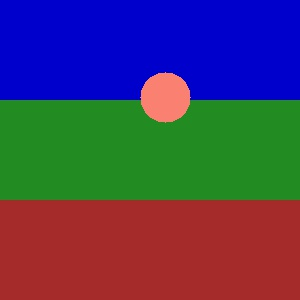
#> input picture CV/PS5/ps05/input_images/circle/0000.jpg, 300 x 300 px
$ python experiment.py   (older library calls are emulated)
#> lines starting #> are read from the running program, lines starting #| are printed output that depends on the picture; after the words box and inside, x2 and y2 are one past the last pixel; in counts of white or black regions, pixels touching at a corner belong together
### CV/PS5/ps05/ps5.py
"""
CS6476 Problem Set 5 imports. Only Numpy and cv2 are allowed.
"""
import numpy as np
import cv2


# Assignment code
from numpy.random.mtrand import randn


# [6 lines of commented-out code are left out]


class KalmanFilter(object):
    """A Kalman filter tracker"""

    # [37 lines left out: functions __init__, predict, correct, process, not called in this run]


class ParticleFilter(object):
    """A particle filter tracker.

    Encapsulating state, initialization and update methods. Refer to
    the method run_particle_filter( ) in experiment.py to understand
    how this class and methods work.
    """

    def __init__(self, frame, template, **kwargs):
        """Initializes the particle filter object.

        The main components of your particle filter should at least be:
        - self.particles (numpy.array): Here you will store your particles.
                                        This should be a N x 2 array where
                                        N = self.num_particles. This component
                                        is used by the autograder so make sure
                                        you define it appropriately.
                                        Make sure you use (x, y)
        - self.weights (numpy.array): Array of N weights, one for each
                                      particle.
                                      Hint: initialize them with a uniform
                                      normalized distribution (equal weight for
                                      each one). Required by the autograder.
        - self.template (numpy.array): Cropped section of the first video
                                       frame that will be used as the template
                                       to track.
        - self.frame (numpy.array): Current image frame.

        Args:
            frame (numpy.array): color BGR uint8 image of initial video frame,
                                 values in [0, 255].
            template (numpy.array): color BGR uint8 image of patch to track,
                                    values in [0, 255].
            kwargs: keyword arguments needed by particle filter model:
                    - num_particles (int): number of particles.
                    - sigma_exp (float): sigma value used in the similarity
                                         measure.
                    - sigma_dyn (float): sigma value that can be used when
                                         adding gaussian noise to u and v.
                    - template_rect (dict): Template coordinates with x, y,
                                            width, and height values.
        """
        self.num_particles = kwargs.get('num_particles')  # required by the autograder
        self.sigma_exp = kwargs.get('sigma_exp')  # required by the autograder
        self.sigma_dyn = kwargs.get('sigma_dyn')  # required by the autograder
        self.template_rect = kwargs.get('template_coords')  # required by the autograder
        # If you want to add more parameters, make sure you set a default value so that
        # your test doesn't fail the autograder because of an unknown or None value.
        #
        # The way to do it is:
        # self.some_parameter_name = kwargs.get('parameter_name', default_value)
        t_x = self.template_rect.get("x")
        t_y = self.template_rect.get("y")
        self.template = template
        self.t_h, self.t_w, _ = template.shape
        self.half_w = self.t_w//2
        self.half_h = self.t_h // 2
        t_center = (self.half_w + t_x, self.half_h + t_y)
        self.frame = frame
        self.particles = self.create_gaussian_particles(mean=t_center, std=(self.t_w, self.t_h), N=self.num_particles) # Initialize your particles array. Read the docstring.
        self.weights = np.full(self.num_particles, 1/self.num_particles)  # Initialize your weights array. Read the docstring.
        # Initialize any other components you may need when designing your filter.
        get_luma_image(self.template)

    def create_gaussian_particles(self, mean, std, N):
        particles = np.empty((N, 2))
        particles[:, 0] = mean[0] + (randn(N) * std[0])
        particles[:, 1] = mean[1] + (randn(N) * std[1])
        return particles.astype(np.int)

    # [19 lines left out: functions get_particles, get_weights, not called in this run]

    def get_error_metric(self, template, frame_cutout):
        """Returns the error metric used based on the similarity measure.

        Returns:
            float: similarity value.
        """
        # ref https://stackoverflow.com/questions/16774849/mean-squared-error-in-numpy
        # mse = ((template.astype(np.float64) - frame_cutout.astype(np.float64))**2).mean() # for Grayscale
        mse = ((template.astype(np.int).sum(axis=2) - frame_cutout.astype(np.int).sum(axis=2))**2).mean() # for luma
        similarity = np.exp(-1 * (mse / (2 * (self.sigma_exp ** 2))))
        return similarity

    def resample_particles(self):
        """Returns a new set of particles

        This method does not alter self.particles.

        Use self.num_particles and self.weights to return an array of
        resampled particles based on their weights.

        See np.random.choice or np.random.multinomial.

        Returns:
            numpy.array: particles data structure.
        """
        particles = self.particles
        sampled_particles = particles[np.random.choice(particles.shape[0], particles.shape[0], replace=True,
                                                       p=self.weights), :]
        return sampled_particles

    def add_noise(self, particles):
        particles = particles + np.random.randint((self.sigma_dyn)*-1, self.sigma_dyn, particles.shape)

        return particles

    def process(self, frame):
        """Processes a video frame (image) and updates the filter's state.

        Implement the particle filter in this method returning None
        (do not include a return call). This function should update the
        particles and weights data structures.

        Make sure your particle filter is able to cover the entire area of the
        image. This means you should address particles that are close to the
        image borders.

        Args:
            frame (numpy.array): color BGR uint8 image of current video frame,
                                 values in [0, 255].

        Returns:
            None.
        """
        luma_frame = get_luma_image(frame.copy())
        # template = cv2.cvtColor(self.template.copy(), cv2.COLOR_BGR2GRAY)
        # luma_frame = cv2.cvtColor(frame.copy(), cv2.COLOR_BGR2GRAY)
        sampled_particles = self.resample_particles()
        self.particles = self.add_noise(sampled_particles)
        x_particles = self.particles[:, 0]
        y_particles = self.particles[:, 1]
        total_weight = 0
        weights = self.weights
        for i in range(self.num_particles):
            x_start = int(x_particles[i] - self.half_w)
            x_end = int(x_particles[i] + self.half_w)
            y_start = int(y_particles[i] - self.half_h)
            y_end = int(y_particles[i] + self.half_h)
            frame_cutout = luma_frame[y_start:y_end, x_start:x_end]
            if frame_cutout.shape == self.template.shape:
                weights[i] = self.get_error_metric(self.template, frame_cutout)
            else:
                weights[i] = 0
            total_weight += weights[i]
        self.weights = weights / total_weight

    def render(self, frame_in):
        """Visualizes current particle filter state.

        This method may not be called for all frames, so don't do any model
        updates here!

        These steps will calculate the weighted mean. The resulting values
        should represent the tracking window center point.

        In order to visualize the tracker's behavior you will need to overlay
        each successive frame with the following elements:

        - Every particle's (x, y) location in the distribution should be
          plotted by drawing a colored dot point on the image. Remember that
          this should be the center of the window, not the corner.
        - Draw the rectangle of the tracking window associated with the
          Bayesian estimate for the current location which is simply the
          weighted mean of the (x, y) of the particles.
        - Finally we need to get some sense of the standard deviation or
          spread of the distribution. First, find the distance of every
          particle to the weighted mean. Next, take the weighted sum of these
          distances and plot a circle centered at the weighted mean with this
          radius.

        This function should work for all particle filters in this problem set.

        Args:
            frame_in (numpy.array): copy of frame to render the state of the
                                    particle filter.
        """
        x_weighted_mean = 0
        y_weighted_mean = 0

        for i in range(self.num_particles):
            x_weighted_mean += self.particles[i, 0] * self.weights[i]
            y_weighted_mean += self.particles[i, 1] * self.weights[i]
            mark_location(frame_in, (self.particles[i, 0], self.particles[i, 1]))

        left_x = int(x_weighted_mean - self.half_w)
        top_y = int(y_weighted_mean - self.half_h)
        bottom_y = int(y_weighted_mean + self.half_h)
        right_x = int(x_weighted_mean + self.half_w)
        markers = [(left_x, top_y), (left_x, bottom_y), (right_x, top_y), (right_x, bottom_y)]
        draw_box(frame_in, markers)
        x_weighted_mean_distance = 0
        y_weighted_mean_distance = 0
        for i in range(self.num_particles):
            x_weighted_mean_distance += abs(x_weighted_mean - self.particles[i, 0])
            y_weighted_mean_distance += abs(y_weighted_mean - self.particles[i, 1])

        draw_circle(frame_in, (int(x_weighted_mean), int(y_weighted_mean)),
                    int(np.sqrt((int((x_weighted_mean_distance/self.num_particles)**2) +
                                 int((y_weighted_mean_distance/self.num_particles)**2)))))


def draw_circle(image, center, radius, thickness=1):
    color = (200, 200, 200)
    cv2.circle(image, center, radius, color, thickness)


    # from ps3
def draw_box(image, markers, thickness=1):
    color = (255, 255, 255)

    top_left = markers[0]
    bottom_left = markers[1]
    top_right = markers[2]
    bottom_right = markers[3]
    image = cv2.line(image, top_left, bottom_left, color, thickness)
    image = cv2.line(image, bottom_left, bottom_right, color, thickness)
    image = cv2.line(image, bottom_right, top_right, color, thickness)
    image = cv2.line(image, top_right, top_left, color, thickness)
    return image


def get_luma_image(image):
    t_blue = image[:, :, 0] * 0.12
    t_green = image[:, :, 1] * 0.58
    t_red = image[:, :, 2] * 0.3
    image[:, :, 0] = t_blue
    image[:, :, 1] = t_green
    image[:, :, 2] = t_red
    return image


# from ps3
def mark_location(image, pt):
    color = (0, 50, 255)
    cv2.circle(image, pt, 3, color, -1)


class AppearanceModelPF(ParticleFilter):
    """A variation of particle filter tracker."""

    # [33 lines left out: functions __init__, process, not called in this run]


class MDParticleFilter(AppearanceModelPF):
    """A variation of particle filter tracker that incorporates more dynamics."""

    # [30 lines left out: functions __init__, process, not called in this run]

### CV/PS5/ps05/experiment.py
"""Problem Set 5: Object Tracking and Pedestrian Detection"""

import cv2
import ps5
import os
import numpy as np

# I/O directories
input_dir = "input_images"
output_dir = "./"

NOISE_1 = {'x': 2.5, 'y': 2.5}
NOISE_2 = {'x': 7.5, 'y': 7.5}


# Helper code
def run_particle_filter(filter_class, imgs_dir, template_rect,
                        save_frames={}, **kwargs):
    """Runs a particle filter on a given video and template.

    Create an object of type pf_class, passing in initial video frame,
    template (extracted from first frame using template_rect), and any
    keyword arguments.

    Do not modify this function except for the debugging flag.

    Args:
        filter_class (object): particle filter class to instantiate
                           (e.g. ParticleFilter).
        imgs_dir (str): path to input images.
        template_rect (dict): template bounds (x, y, w, h), as float
                              or int.
        save_frames (dict): frames to save
                            {<frame number>|'template': <filename>}.
        **kwargs: arbitrary keyword arguments passed on to particle
                  filter class.

    Returns:
        None.
    """

    imgs_list = [f for f in os.listdir(imgs_dir)
                 if f[0] != '.' and f.endswith('.jpg')]
    imgs_list.sort()

    # Initialize objects
    template = None
    pf = None
    frame_num = 0

    # Loop over video (till last frame or Ctrl+C is presssed)
    for img in imgs_list:

        frame = cv2.imread(os.path.join(imgs_dir, img))

        # Extract template and initialize (one-time only)
        if template is None:
            template = frame[int(template_rect['y']):
                             int(template_rect['y'] + template_rect['h']),
                             int(template_rect['x']):
                             int(template_rect['x'] + template_rect['w'])]

            if 'template' in save_frames:
                cv2.imwrite(save_frames['template'], template)

            pf = filter_class(frame, template, **kwargs)

        # Process frame
        pf.process(frame)

        if True:  # For debugging, it displays every frame
            out_frame = frame.copy()
            pf.render(out_frame)
            cv2.imshow('Tracking', out_frame)
            cv2.waitKey(1)

        # Render and save output, if indicated
        if frame_num in save_frames:
            frame_out = frame.copy()
            pf.render(frame_out)
            cv2.imwrite(save_frames[frame_num], frame_out)

        # Update frame number
        frame_num += 1
        if frame_num % 20 == 0:
            print('Working on frame {}'.format(frame_num))


# [125 lines left out: functions run_kalman_filter, part_1b, part_1c, not called in this run]


def part_2a():

    template_loc = {'y': 72, 'x': 140, 'w': 50, 'h': 50}

    save_frames = {10: os.path.join(output_dir, 'ps5-2-a-1.png'),
                   30: os.path.join(output_dir, 'ps5-2-a-2.png'),
                   59: os.path.join(output_dir, 'ps5-2-a-3.png'),
                   99: os.path.join(output_dir, 'ps5-2-a-4.png')}

    num_particles = 100  # Define the number of particles
    sigma_mse = 10  # Define the value of sigma for the measurement exponential equation
    sigma_dyn = 10  # Define the value of sigma for the particles movement (dynamics)

    run_particle_filter(ps5.ParticleFilter,  # particle filter model class
                        os.path.join(input_dir, "circle"),
                        template_loc,
                        save_frames,
                        num_particles=num_particles, sigma_exp=sigma_mse,
                        sigma_dyn=sigma_dyn,
                        template_coords=template_loc)  # Add more if you need to
#> in run_particle_filter, frame is the input picture: shape (300, 300, 3); mean B, G, R 93, 62.2, 71.5
#> in run_particle_filter, `pf = filter_class(frame, template, **kwargs)`:
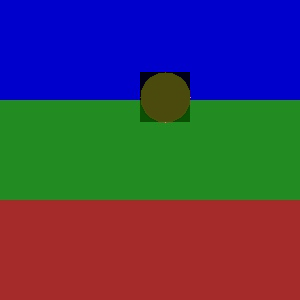
#> frame: shape (300, 300, 3); 2.78% of pixels changed, all inside (x1, y1, x2, y2) = (140, 72, 190, 122)
#> in get_luma_image (call 2), `t_blue = image[:, :, 0] * 0.12`:
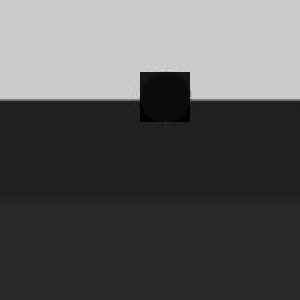
#> t_blue: shape (300, 300) float64; min 0.24, max 30.6, mean 10.8; drawn with min black and max white
#> in get_luma_image (call 2), `t_green = image[:, :, 1] * 0.58`:
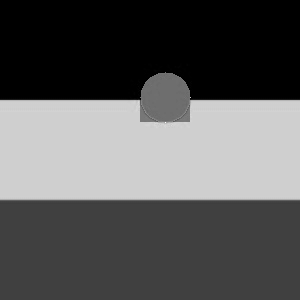
#> t_green: shape (300, 300) float64; min 0, max 99.18, mean 35.3; drawn with min black and max white
#> in get_luma_image (call 2), `t_red = image[:, :, 2] * 0.3`:
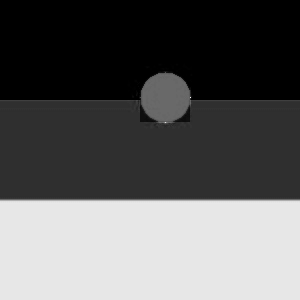
#> t_red: shape (300, 300) float64; min 0, max 54.6, mean 20.3; drawn with min black and max white
#> the loop in process, `for i in range(self.num_particles):` made 100 passes
#> (mse in get_error_metric, similarity in get_error_metric) on passes 1, 2, 4, 6, 7, 8, 9, 10, 11, 12, 13, 14: (5168.7, 5.98e-12), (6094.2, 5.84e-14), (4841.3, 3.07e-11), (8568.4, 2.48e-19), (15338.1, 4.94e-34), (13143.5, 2.88e-29), (4164.4, 9.06e-10), (15338.1, 4.94e-34), (14778, 8.13e-33), (15338.1, 4.94e-34), (4165.8, 9e-10), (7397.2, 8.65e-17)
#> pass 1, in process, `frame_cutout = luma_frame[y_start:y_end, x_start:x_end]`:
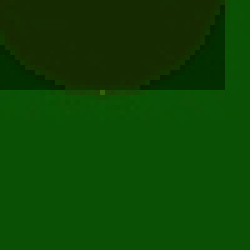
#> frame_cutout: shape (50, 50, 3) (shown 5 times larger); mean of channels 0, 1, 2 2.9, 68, 12.6; drawn as B, G, R
#> after the loop in process, `for i in range(self.num_particles):`: total_weight = 2.14e-08; weights = 100 values, max 1.48e-09 at index 15, min 0 at index 2, mean 2.14e-10
#> in process, `self.weights = weights / total_weight`: self.weights = 100 values, max 0.0691 at index 15, min 0 at index 2, mean 0.01
#> the loop in render, `for i in range(self.num_particles):` made 100 passes
#> (x_weighted_mean, y_weighted_mean) on passes 1 to 12: (0.0476, 0.0361), (0.0482, 0.0364), (0.0482, 0.0364), (0.3, 0.314), (0.3, 0.314), (0.3, 0.314), (0.3, 0.314), (0.3, 0.314), (10.69, 6.08), (10.69, 6.08), (10.69, 6.08), (10.69, 6.08)
#> after the loop in render, `for i in range(self.num_particles):`:
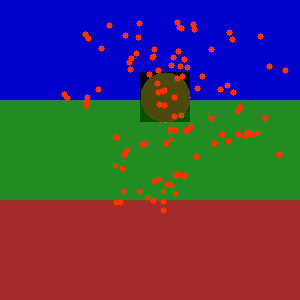
#> frame_in: shape (300, 300, 3); mean B, G, R 87, 60.3, 74.5
#> after the loop in render, `for i in range(self.num_particles):`: x_weighted_mean = 182.6; y_weighted_mean = 151.4
#> in render, `left_x = int(x_weighted_mean - self.half_w)`: left_x = 157
#> in render, `top_y = int(y_weighted_mean - self.half_h)`: top_y = 126
#> in render, `bottom_y = int(y_weighted_mean + self.half_h)`: bottom_y = 176
#> in render, `right_x = int(x_weighted_mean + self.half_w)`: right_x = 207
#> in render, `markers = [(left_x, top_y), (left_x, bottom_y), (right_x, top_y), (rig..`: markers = [(157, 126), (157, 176), (207, 126), (207, 176)]
#> in draw_box, `top_left = markers[0]`: top_left = (157, 126)
#> in draw_box, `bottom_left = markers[1]`: bottom_left = (157, 176)
#> in draw_box, `top_right = markers[2]`: top_right = (207, 126)
#> in draw_box, `bottom_right = markers[3]`: bottom_right = (207, 176)
#> in draw_box, `image = cv2.line(image, bottom_left, bottom_right, color, thickness)`: image: shape (300, 300, 3); mean B, G, R 87.3, 60.4, 74.7
#> in draw_box, `image = cv2.line(image, top_right, top_left, color, thickness)`: image: shape (300, 300, 3); mean B, G, R 87.5, 60.5, 74.9
#> the loop in render, `for i in range(self.num_particles):` made 100 passes
#> (x_weighted_mean_distance, y_weighted_mean_distance) on passes 1 to 12: (12.6, 22.43), (67, 62.85), (169.4, 144.3), (177, 185.9), (182.6, 315.3), (191.2, 369.7), (285.8, 483.1), (310.4, 564.6), (372.8, 580), (417.4, 694.4), (436.8, 769.8), (534.4, 887.3)
#> in draw_circle, `cv2.circle(image, center, radius, color, thickness)`:
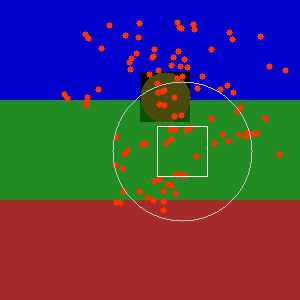
#> image: shape (300, 300, 3); mean B, G, R 88.2, 61, 75.5


# [87 lines left out: functions part_2b, part_3, part_4, part_5, part_6, not called in this run]

if __name__ == '__main__':
    # part_1b()
    # part_1c()
    part_2a()
    # [5 lines of commented-out code are left out]
